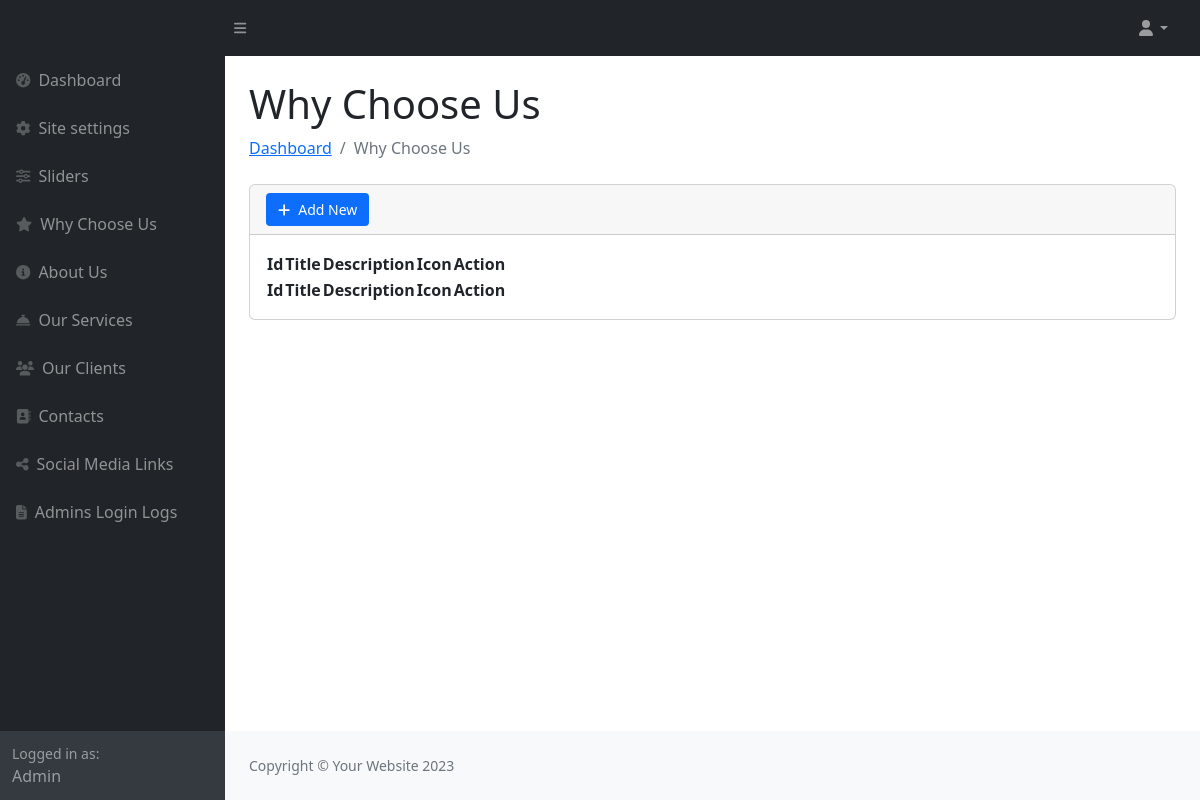
Before: /index.php/admin/why_choose_us with the older database file.
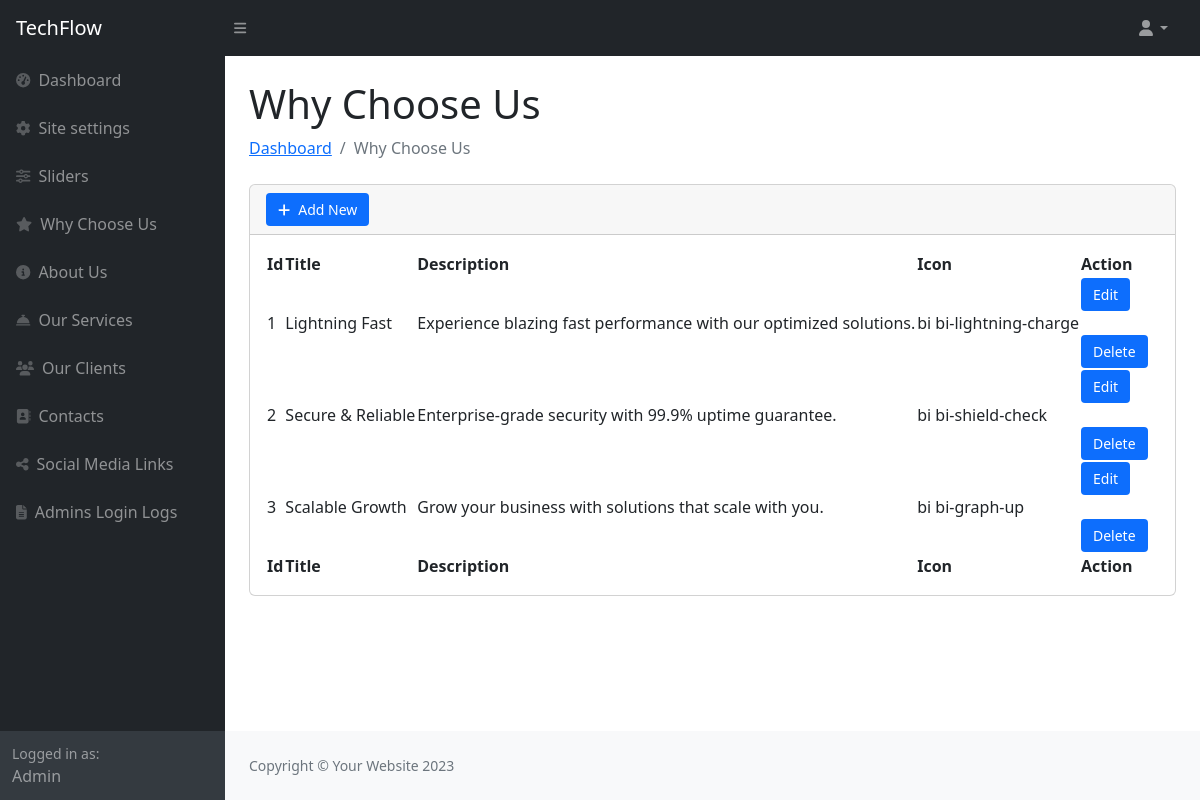
After: the same page with the newer database file.
### tables this page shows
CREATE TABLE `site_settings` (
  `id` int(11) NOT NULL,
  `site_title` varchar(100) DEFAULT NULL,
  `footer_description` varchar(100) DEFAULT NULL,
  `site_email` varchar(100) DEFAULT NULL,
  `logo` varchar(100) DEFAULT NULL,
  `fav_icon` varchar(100) DEFAULT NULL,
  `phone_number` varchar(100) DEFAULT NULL,
  `why_choose_title` varchar(100) DEFAULT NULL,
  `why_choose_desc` varchar(255) DEFAULT NULL,
  `our_service_title` varchar(100) DEFAULT NULL,
  `our_service_desc` varchar(255) DEFAULT NULL,
  `our_client_title` varchar(100) DEFAULT NULL,
  `our_client_desc` varchar(255) DEFAULT NULL,
  `contact_title` varchar(100) DEFAULT NULL,
  `contact_desc` varchar(255) DEFAULT NULL
);

CREATE TABLE `why_choose_us` (
  `id` int(11) NOT NULL,
  `icon` varchar(100) DEFAULT NULL,
  `title` varchar(255) DEFAULT NULL,
  `description` varchar(255) DEFAULT NULL
);

### application/controllers/admin/Why_choose_us.php (called while the page is built, shortened)
<?php
class Why_choose_us extends CI_Controller
{
    public function __construct()
    {
        $this->load->library('form_validation');
        $this->load->model('Admin_model');
        $this->load->helper('form');
    }
    public function index()
    {
        $data['why_choose_us'] = $this->Admin_model->get_data('why_choose_us');
        $this->load->view('admin/why_choose_us', $data);
    }
}

### index.php (called while the page is built, shortened)
<?php
require_once BASEPATH . 'core/CodeIgniter.php';

### application/models/Admin_model.php (called while the page is built, shortened)
<?php
class Admin_model extends CI_Model
{
    public function get_data($table)
    {
        return $this->db->get($table)->result();
    }
}

### application/views/admin/why_choose_us.php (the view, shortened to what this page needs)
<?php
$this->load->view('admin/includes/header');
$this->load->view('admin/includes/sidebar'); ?>
<div id="layoutSidenav_content">
    <main>
        <div class="container-fluid px-4">
            <h1 class="mt-4">Why Choose Us</h1>
            <ol class="breadcrumb mb-4">
                <li class="breadcrumb-item"><a href="<?= base_url('admin/login') ?>">Dashboard</a></li>
                <li class="breadcrumb-item active">Why Choose Us</li>
            </ol>
            <div class="card mb-4">
                <div class="card-header">
                    <a href="<?= base_url('admin/why_choose_us/add') ?>">
                        <button class="add-button">
                            <i class="fas fa-plus me-1"></i>
                            Add New
                        </button>
                    </a>
                </div>
                <div class="card-body">
                    <table id="datatablesSimple">
                        <thead>
                            <tr>
                                <th>Id</th>
                                <th>Title</th>
                                <th>Description</th>
                                <th>Icon</th>
                                <th>Action</th>
                            </tr>
                        </thead>
                        <tfoot>
                            <tr>
                                <th>Id</th>
                                <th>Title</th>
                                <th>Description</th>
                                <th>Icon</th>
                                <th>Action</th>
                            </tr>
                        </tfoot>
                        <tbody>
                            <?php
                            $sno = 1;
                            foreach ($why_choose_us as $key => $value) {
                            ?>
                                <tr>
                                    <td><?= $sno ?></td>
                                    <td><?= $value->title ?></td>
                                    <td><?= $value->description ?></td>
                                    <td><?= $value->icon ?></td>
                                    <td>
                                        <a href="<?= base_url('admin/why_choose_us/edit/') . $value->id ?>">
                                            <button class="add-button">
                                                Edit
                                            </button>
                                        </a>
                                        <br>
                                        <a href="<?= base_url('admin/why_choose_us/delete/') . $value->id ?>">
                                            <button class="add-button">
                                                Delete
                                            </button>
                                        </a>
                                    </td>
                                </tr>
                            <?php
                                $sno++;
                            } ?>
                        </tbody>
                    </table>
                </div>
            </div>
        </div>
    </main>

### application/views/admin/includes/header.php (shortened to what this page needs)
<!DOCTYPE html>
<html lang="en">
<head>
    <?php $site_settings = $this->db->where('id', 1)->get('site_settings')->row() ?>
    <link href="https://cdn.jsdelivr.net/npm/simple-datatables@7.1.2/dist/style.min.css" rel="stylesheet" />
    <link href="<?= base_url() ?>assets/admin_assets/css/styles.css" rel="stylesheet" />
</head>
<body class="sb-nav-fixed">
    <nav class="sb-topnav navbar navbar-expand navbar-dark bg-dark">
        <a class="navbar-brand ps-3" href="<?= base_url('admin/login') ?>"><?= $site_settings->site_title ?></a>
        <button class="btn btn-link btn-sm order-1 order-lg-0 me-4 me-lg-0" id="sidebarToggle" href="#!"><i class="fas fa-bars"></i></button>
        <ul class="navbar-nav ms-auto ms-md-0 me-3 me-lg-4">
            <li class="nav-item dropdown">
                <a class="nav-link dropdown-toggle" id="navbarDropdown" href="#" role="button" data-bs-toggle="dropdown" aria-expanded="false"><i class="fas fa-user fa-fw"></i></a>
            </li>
        </ul>
    </nav>
    <div id="layoutSidenav">

Changed rows visible on the page:
added site_settings: site_title "TechFlow"
added why_choose_us: title "Lightning Fast", description "Experience blazing fast performance with our optimized solutions.", icon "bi bi-lightning-charge"
added why_choose_us: title "Secure & Reliable", description "Enterprise-grade security with 99.9% uptime guarantee.", icon "bi bi-shield-check"
added why_choose_us: title "Scalable Growth", description "Grow your business with solutions that scale with you.", icon "bi bi-graph-up"
